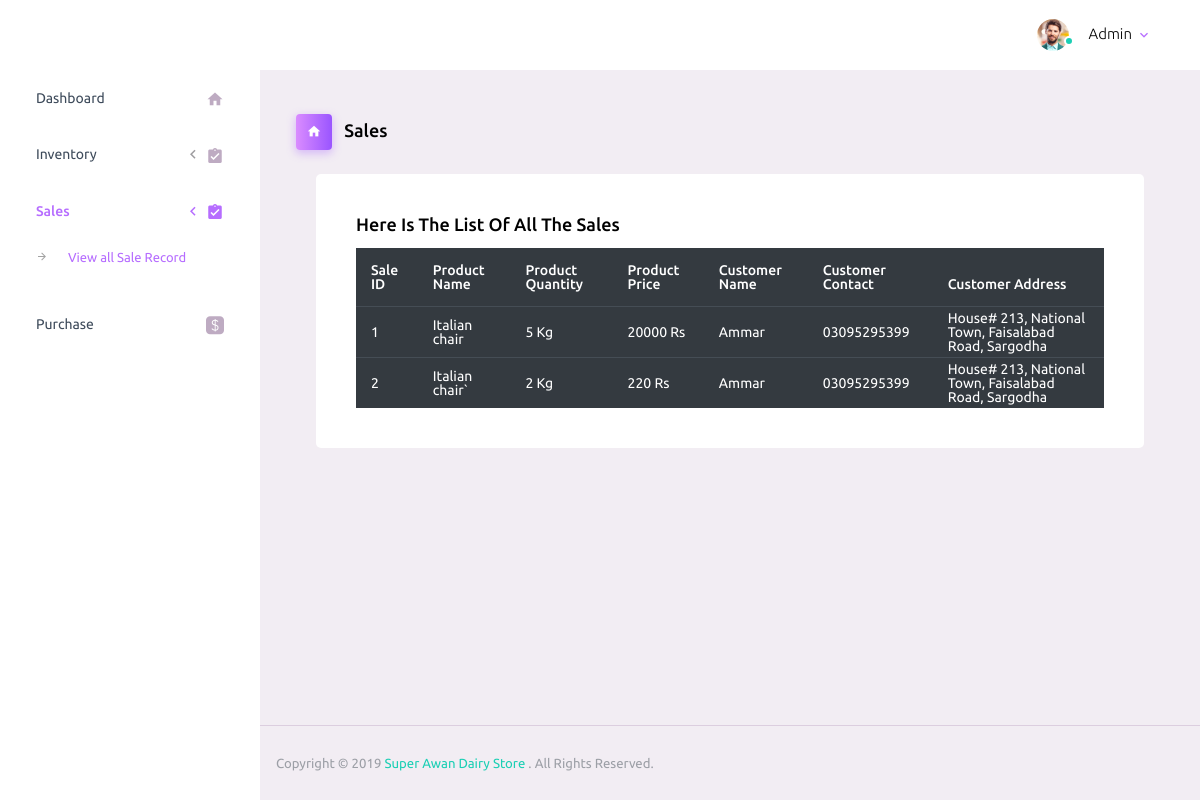
The app's page /sales.php (signed in) with its own data.
### tables this page shows
CREATE TABLE `sales` (
  `sale_id` int(11) NOT NULL,
  `product_name` varchar(30) NOT NULL,
  `product_quantity` varchar(50) NOT NULL,
  `product_price` int(255) NOT NULL,
  `date_purchased` datetime NOT NULL DEFAULT current_timestamp(),
  `customer_name` text NOT NULL,
  `customer_contact` varchar(30) NOT NULL,
  `customer_address` varchar(100) NOT NULL
);

### includes/functions.php (the view, shortened to what this page needs)
<?php
require_once 'connection.php';
        ?>
    <?php
    function showSales()
    {
        global $connection;
        $query = "SELECT * FROM sales";
        $result = mysqli_query($connection, $query);
        while ($row = mysqli_fetch_assoc($result)) {
            ?>
        <td class="py-1"><?php echo $row['sale_id']; ?></td>
        <td class="py-1"><?php echo $row['product_name']; ?></td>
        <td class="py-1"><?php echo $row['product_quantity']." Kg"; ?></td>
        <td class="py-1"><?php echo $row['product_price'] . " Rs"; ?></td>
        <td class="py-1"><?php echo $row['customer_name']; ?></td>
        <td class="py-1"><?php echo $row['customer_contact']; ?></td>
        <td class="py-1"><?php echo $row['customer_address']; ?></td>
        </tr>
<?php
    }
}

### includes/header.php (shortened to what this page needs)
<!DOCTYPE html>
<html lang="en">
<head>
  <link rel="stylesheet" href="vendors/iconfonts/mdi/css/materialdesignicons.min.css">
  <link rel="stylesheet" href="vendors/css/vendor.bundle.base.css">
  <link rel="stylesheet" href="css/style.css">
</head>

### includes/navigation.php (shortened to what this page needs)
<nav class="navbar default-layout-navbar col-lg-12 col-12 p-0 fixed-top d-flex flex-row">
      <div class="text-center navbar-brand-wrapper d-flex align-items-center justify-content-center">
      </div>
      <div class="navbar-menu-wrapper d-flex align-items-stretch">
        <ul class="navbar-nav navbar-nav-right">
          <li class="nav-item nav-profile dropdown">
            <a class="nav-link dropdown-toggle" id="profileDropdown" href="#" data-toggle="dropdown" aria-expanded="false">
              <div class="nav-profile-img">
                <img src="images/faces/face1.jpg" alt="image">
                <span class="availability-status online"></span>
              </div>
              <div class="nav-profile-text">
                <p class="mb-1 text-black"> Admin </p>
              </div>
            </a>
          </li>
        </ul>
      </div>
    </nav>

### includes/sidebar.php (shortened to what this page needs)
<div class="container-fluid page-body-wrapper">
  <nav class="sidebar sidebar-offcanvas" id="sidebar">
    <ul class="nav">
      <li class="nav-item">
        <a class="nav-link" href="dashboard.php">
          <span class="menu-title">Dashboard</span>
          <i class="mdi mdi-home menu-icon"></i>
        </a>
      </li>
      <li class="nav-item">
        <a class="nav-link" data-toggle="collapse" href="#ui-basi" aria-expanded="false" aria-controls="ui-basi">
          <span class="menu-title"> Inventory </span>
          <i class="menu-arrow"></i>
          <i class="mdi mdi-clipboard-check menu-icon"></i>
        </a>
      </li>
      <li class="nav-item">
        <a class="nav-link" data-toggle="collapse" href="#ui-bas" aria-expanded="false" aria-controls="ui-bas">
          <span class="menu-title"> Sales </span>
          <i class="menu-arrow"></i>
          <i class="mdi mdi-clipboard-check menu-icon"></i>
        </a>
        <div class="collapse" id="ui-bas">
          <ul class="nav flex-column sub-menu">
            <li class="nav-item"> <a class="nav-link" href="sales.php">View all Sale Record</a></li>
          </ul>
        </div>
      </li>
      <li class="nav-item">
        <a class="nav-link" href="purchase.php">
          <span class="menu-title"> Purchase </span>
          <i class="mdi mdi-square-inc-cash menu-icon"></i>
        </a>
      </li>
    </ul>
  </nav>

### sales.php (shortened to what this page needs)
<?php
include 'includes/header.php';
include 'includes/navigation.php';
include 'includes/functions.php';
include 'includes/sidebar.php';
?>
<div class="main-panel">
  <div class="content-wrapper">
    <div class="page-header">
      <h3 class="page-title">
        <span class="page-title-icon bg-gradient-primary text-white mr-2">
          <i class="mdi mdi-home"></i>
        </span>
        Sales
      </h3>
    </div>
    <div class="col-lg-12 grid-margin stretch-card">
      <div class="card">
        <div class="card-body">
          <h4 class="card-title">Here is the list of all the Sales</h4>
          <table class="table table-dark">
            <thead>
              <tr>
                <th>
                  Sale ID
                </th>
                <th>
                  Product Name
                </th>
                <th>
                  Product Quantity
                </th>
                <th>
                  Product Price
                </th>
                <th>
                  Customer Name
                </th>
                <th>
                  Customer Contact
                </th>
                <th>
                  Customer Address
                </th>
              </tr>
            </thead>
            <tbody>
              <tr> <?php showSales(); ?>
            </tbody>
          </table>
        </div>
      </div>
    </div>
  </div>
  <?php include 'includes/footer.php' ?>

### includes/footer.php (shortened to what this page needs)
        <footer class="footer">
          <div class="d-sm-flex justify-content-center justify-content-sm-between">
            <span class="text-muted text-center text-sm-left d-block d-sm-inline-block">Copyright © 2019 <a href="#" target="_blank"> Super Awan Dairy Store </a>. All Rights Reserved.</span>
          </div>
        </footer>
      </div>
    </div>
</body>
</html>

### records on screen
sales: sale_id "1", product_name "Italian chair", product_quantity "5", product_price "20000", customer_name "Ammar", customer_contact "03095295399", customer_address "House# 213, National Town, Faisalabad Road, Sargodha"
sales: sale_id "2", product_name "Italian chair`", product_quantity "2", product_price "220", customer_name "Ammar", customer_contact "03095295399", customer_address "House# 213, National Town, Faisalabad Road, Sargodha"
